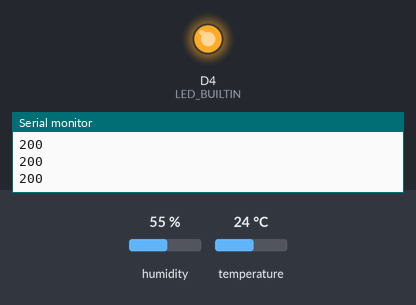
A sketch run on a simulated ESP8266 (NodeMCU). Shown: output pins drawn as LEDs (lit = HIGH, except the on-board LED, lit = LOW), the last lines printed to the serial monitor. The test bench sets the inputs (shaded band); at power-on: humidity 55 %, temperature 24 °C. WiFi joins after 1.5 s; servers stay silent unless stated; uploads are accepted with an empty reply; random numbers use the default seed unless the sketch sets one.

Above: at 17.2 s.
At 106.0 s:
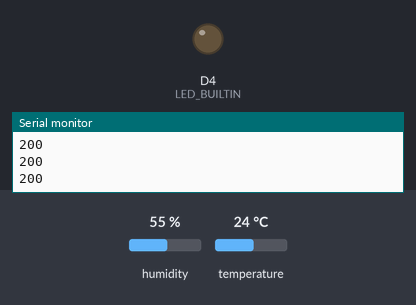
Timing chart, 0 to 128.4 s (numbered marks = the images above):
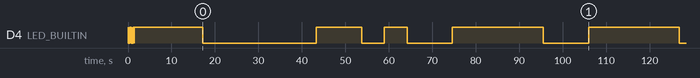

The sketch:

Sensor_Temperatura.ino
```cpp
#include "wifiSetup.h"
#include <WiFiClient.h>
#include <ESP8266WebServer.h>
#include <ESP8266HTTPClient.h>
#include <DHT.h>
//llenar con url de base de datos local
String url="http://localhost/Actividad6/recibe.php?";

String id="tarjeta1";
DHT dht(D3, DHT11);
int ledEstado=0;

WiFiClient wifiClient;
HTTPClient http;

void setup() {
  // put your setup code here, to run once:
  Serial.begin(115200);
  pinMode(LED_BUILTIN, OUTPUT);
  Serial.println("\n");
  wifiSetup();

}

void loop() {
  // put your main code here, to run repeatedly:

  int valorSensor=dht.readTemperature();
  int led=random(0,2);
  digitalWrite(LED_BUILTIN, led);

  //Se invierten los valores para encender el led del NODE MCU ESP8266
  if(led==0) {
    ledEstado=1;
  } else {
    ledEstado=0;
  }


  http.begin(wifiClient,url);
  http.addHeader("Content-Type","application/x-www-form-urlencoded");


  String postData="id="+id+"&valorSensor="+String(valorSensor)+"&ledEstado="+String(ledEstado);
  int httpCode=http.POST(postData);

  String respuesta=http.getString();

  //Serial.println(postData);
  Serial.println(httpCode);
  Serial.println(respuesta);
  http.end();
  delay(5000);


}
```

wifiSetup.h
```cpp
#include <ESP8266WiFi.h>

void wifiSetup() {
  // Sustituir con datos de red a conectar
  const char* ssid     = "";
  const char* password = "";
  byte cont = 0;
  byte max_intentos = 50;

  Serial.begin(115200);

  WiFi.begin(ssid, password);
  while (WiFi.status() != WL_CONNECTED and cont < max_intentos)  {
    digitalWrite(LED_BUILTIN,0);
    delay(50);
    digitalWrite(LED_BUILTIN,1);
    delay(50);
}

}
```
